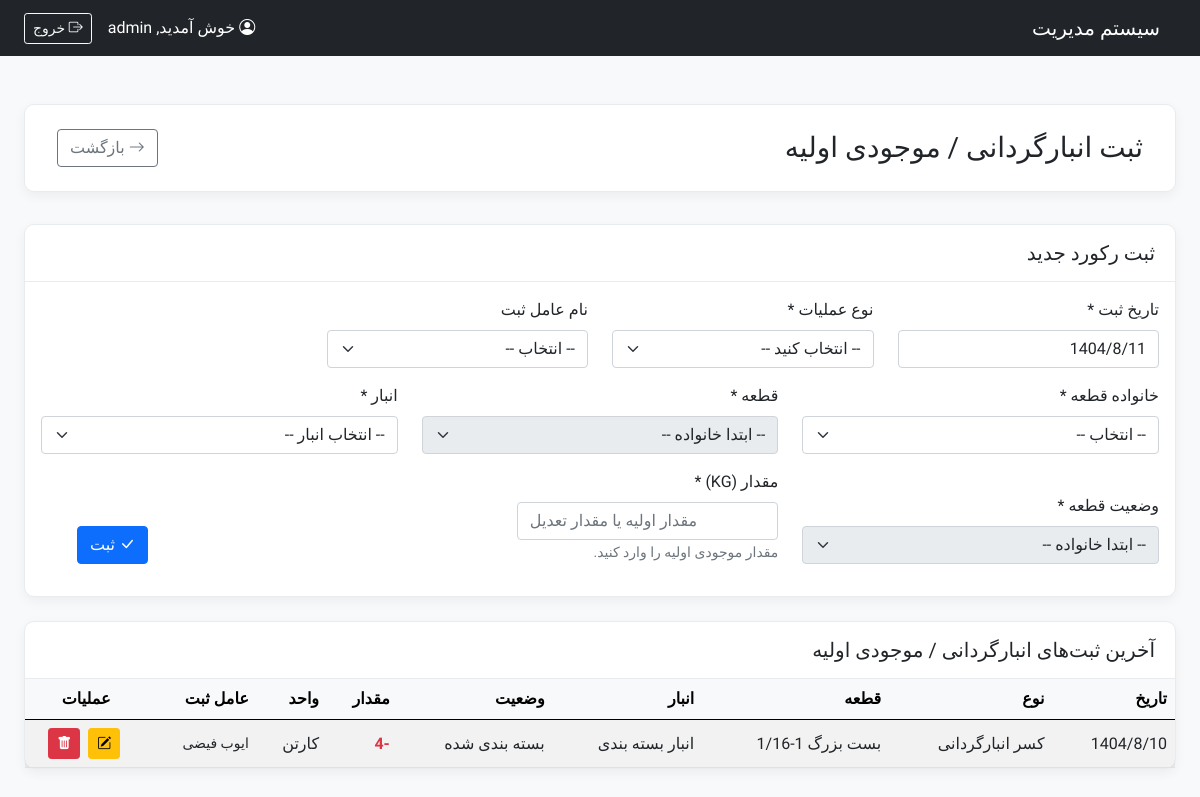
Page /modules/Warehouse/inventory_stocktake.php (signed in) on the committed database.
### tables this page shows
CREATE TABLE `tbl_stock_transactions` (
  `TransactionID` bigint(20) NOT NULL,
  `TransactionDate` timestamp NOT NULL DEFAULT current_timestamp(),
  `PartID` int(11) NOT NULL,
  `FromStationID` int(11) NOT NULL,
  `ToStationID` int(11) NOT NULL,
  `GrossWeightKG` decimal(10,3) DEFAULT NULL COMMENT 'وزن ناخالص با پالت بر حسب کیلوگرم',
  `PalletTypeID` int(11) DEFAULT NULL,
  `PalletWeightKG` decimal(10,3) DEFAULT NULL COMMENT 'وزن پالت ثبت شده در زمان تراکنش بر حسب کیلوگرم',
  `NetWeightKG` decimal(10,3) DEFAULT NULL COMMENT 'وزن خالص محاسبه شده بر حسب کیلوگرم',
  `CartonQuantity` int(11) DEFAULT NULL COMMENT 'تعداد کارتن (برای انبار بسته بندی)',
  `BaseWeightGR` decimal(10,3) DEFAULT NULL COMMENT 'وزن پایه بر حسب گرم',
  `AppliedWeightChangePercent` decimal(5,2) DEFAULT NULL COMMENT 'درصد تغییر وزن فرآیند (از جدول تغییرات وزن - فعلا تعریف نشده)',
  `FinalWeightGR` decimal(10,3) DEFAULT NULL COMMENT 'وزن نهایی قطعه محاسبه شده بر حسب گرم',
  `StatusAfter` varchar(100) DEFAULT NULL COMMENT 'وضعیت قطعه پس از تراکنش (از tbl_routes)',
  `StatusAfterID` int(11) DEFAULT NULL,
  `RouteStatus` enum('Standard','NonStandardPending','NonStandardApproved') NOT NULL DEFAULT 'Standard' COMMENT 'وضعیت مسیر استفاده شده',
  `DeviationID` int(11) DEFAULT NULL COMMENT 'در صورت ارتباط با مجوز ارفاقی',
  `PendingReason` text DEFAULT NULL COMMENT 'دلیل انتظار برای مسیر غیراستاندارد',
  `CreatedBy` int(11) DEFAULT NULL COMMENT 'UserID of creator',
  `OperatorEmployeeID` int(11) DEFAULT NULL COMMENT 'شناسه کارمند عامل ثبت کننده',
  `SenderEmployeeID` int(11) DEFAULT NULL COMMENT 'FK به tbl_employees برای تحویل دهنده',
  `ReceiverID` int(11) DEFAULT NULL COMMENT 'FK به tbl_receivers برای تحویل گیرنده',
  `TransactionTypeID` int(11) DEFAULT NULL COMMENT 'FK to tbl_transaction_types, used for stocktake/adjustments',
  `CreatedAt` timestamp NOT NULL DEFAULT current_timestamp()
);

CREATE TABLE `tbl_transaction_types` (
  `TypeID` int(11) NOT NULL,
  `TypeName` varchar(100) NOT NULL,
  `StockEffect` smallint(6) NOT NULL DEFAULT 0 COMMENT '1 برای افزایش, -1 برای کاهش, 0 بی‌اثر'
);

CREATE TABLE `tbl_parts` (
  `PartID` int(11) NOT NULL,
  `PartCode` varchar(50) NOT NULL,
  `PartName` varchar(150) NOT NULL,
  `Description` text DEFAULT NULL,
  `FamilyID` int(11) DEFAULT NULL,
  `SizeID` int(11) DEFAULT NULL COMMENT 'FK to tbl_part_sizes',
  `BarrelWeight_Solo_KG` decimal(10,2) DEFAULT NULL COMMENT 'ظرفیت بارل (کیلوگرم) اگر قطعه تنها باشد'
);

CREATE TABLE `tbl_stations` (
  `StationID` int(11) NOT NULL,
  `StationName` varchar(100) NOT NULL,
  `StationType` enum('Production','Warehouse','QC','External') NOT NULL COMMENT 'Production, Warehouse, Quality Control, External (e.g., plating service)'
);

CREATE TABLE `tbl_part_statuses` (
  `StatusID` int(11) NOT NULL,
  `StatusName` varchar(100) NOT NULL
);

CREATE TABLE `tbl_employees` (
  `EmployeeID` int(11) NOT NULL,
  `name` varchar(255) NOT NULL,
  `DepartmentID` int(11) DEFAULT NULL,
  `JobTitle` varchar(150) DEFAULT NULL,
  `HireDate` date DEFAULT NULL,
  `Status` enum('Active','Inactive') NOT NULL DEFAULT 'Active'
);

### config/functions.php (called while the page is built, shortened)
<?php
if (!function_exists('jdf_gregorian_to_jalali')) {
    require_once __DIR__ . '/../lib/jdf.php';
}
function to_jalali($gregorian_date) {
    $datetime_parts = explode(' ', $gregorian_date);
    $date_part = $datetime_parts[0];
    $parts = explode('-', $date_part);
    if (count($parts) === 3 && is_numeric($parts[0]) && is_numeric($parts[1]) && is_numeric($parts[2])) {
        list($g_y, $g_m, $g_d) = $parts;
         if ($g_y > 0) {
            return jdf_gregorian_to_jalali($g_y, $g_m, $g_d, '/');
        }
    }
    return '';
}
?>

### lib/jdf.php (called while the page is built, shortened)
<?php
function jdf_div($a,$b)
{
	return (int) ($a / $b);
}
function jdf_gregorian_to_jalali($g_y, $g_m, $g_d, $mod='')
{
	$g_days_in_month = array(31, 28, 31, 30, 31, 30, 31, 31, 30, 31, 30, 31);
	$j_days_in_month = array(31, 31, 31, 31, 31, 31, 30, 30, 30, 30, 30, 29);
	$gy = $g_y-1600;
	$gm = $g_m-1;
	$gd = $g_d-1;
	$g_day_no = 365*$gy+jdf_div($gy+3,4)-jdf_div($gy+99,100)+jdf_div($gy+399,400);
	for ($i=0; $i < $gm; ++$i)
		$g_day_no += $g_days_in_month[$i];
	$g_day_no += $gd;
	$j_day_no = $g_day_no-79;
	$j_np = jdf_div($j_day_no, 12053);
	$j_day_no = $j_day_no % 12053;
	$jy = 979+33*$j_np+4*jdf_div($j_day_no,1461);
	$j_day_no %= 1461;
	if ($j_day_no >= 366)
	{
		$jy += jdf_div($j_day_no-1, 365);
		$j_day_no = ($j_day_no-1)%365;
	}
	for ($i = 0; $i < 11 && $j_day_no >= $j_days_in_month[$i]; ++$i)
		$j_day_no -= $j_days_in_month[$i];
	$jm = $i+1;
	$jd = $j_day_no+1;
	return ($mod=='')?array($jy,$jm,$jd):$jy.$mod.$jm.$mod.$jd;
}
?>

### config/crud_helpers.php (called while the page is built, shortened)
<?php
function find_all(PDO $pdo, string $sql, array $params = []): array
{
    try {
        $stmt = $pdo->prepare($sql);
        $stmt->execute($params);
        return $stmt->fetchAll(PDO::FETCH_ASSOC);
    } catch (PDOException $e) {
        error_log("Error in find_all: " . $e->getMessage() . " | SQL: " . $sql . " | Params: " . print_r($params, true));
        return [];
    }
}
?>

### modules/Warehouse/inventory_stocktake.php (the view, shortened to what this page needs)
<?php
require_once __DIR__ . '/../../config/init.php';
$employees = find_all($pdo, "SELECT EmployeeID, name FROM tbl_employees ORDER BY name");
$quotedTypeNames = implode(',', array_map(function ($name) use ($pdo) {
    return $pdo->quote($name);
}, STOCKTAKE_TYPE_NAMES));
$editMode = false;
$initial_log_date_jalali = $_SESSION['stocktake_log_date'] ?? to_jalali(date('Y-m-d'));
$current_page = isset($_GET['page']) && is_numeric($_GET['page']) ? (int)$_GET['page'] : 1;
$offset = ($current_page - 1) * RECORDS_PER_PAGE;
$history_query = "
    SELECT t.*, p.PartName, s.StationName, tt.TypeName as TransactionTypeName, tt.StockEffect, ps.StatusName as StatusAfterName, op.name as OperatorName
    FROM tbl_stock_transactions t
    JOIN tbl_parts p ON t.PartID = p.PartID
    JOIN tbl_stations s ON t.ToStationID = s.StationID /* Assume ToStation is the relevant warehouse */
    JOIN tbl_transaction_types tt ON t.TransactionTypeID = tt.TypeID
    LEFT JOIN tbl_part_statuses ps ON t.StatusAfterID = ps.StatusID
    LEFT JOIN tbl_employees op ON t.OperatorEmployeeID = op.EmployeeID
    WHERE tt.TypeName IN ($quotedTypeNames)
    ORDER BY t.TransactionDate DESC, t.TransactionID DESC
    LIMIT :limit OFFSET :offset
";
$history_stmt = $pdo->prepare($history_query);
$history_stmt->bindValue(':limit', RECORDS_PER_PAGE, PDO::PARAM_INT);
$history_stmt->bindValue(':offset', $offset, PDO::PARAM_INT);
$history_stmt->execute();
$recentStocktakes = $history_stmt->fetchAll(PDO::FETCH_ASSOC);
$pageTitle = "ثبت انبارگردانی / موجودی اولیه";
include __DIR__ . '/../../templates/header.php';
?>
<div class="page-header d-flex justify-content-between align-items-center">
    <h1 class="h3 mb-0"><?php echo $pageTitle; ?></h1>
    <a href="index.php" class="btn btn-outline-secondary"><i class="bi bi-arrow-right"></i> بازگشت</a>
</div>
<form id="stocktake-form">
    <div class="card content-card mb-4">
        <div class="card-header d-flex justify-content-between align-items-center">
            <h5 class="mb-0"><?php echo $editMode ? 'ویرایش رکورد انبارگردانی' : 'ثبت رکورد جدید'; ?></h5>
        </div>
        <div class="card-body">
            <div class="row">
                <div class="col-md-3 mb-3">
                    <label for="transaction_date" class="form-label">تاریخ ثبت *</label>
                    <input type="text" id="transaction_date" name="transaction_date" class="form-control persian-date persistent-input" data-session-key="stocktake_log_date"
                           value="<?php echo $initial_log_date_jalali; ?>" required>
                </div>
                 <div class="col-md-3 mb-3">
                    <label for="transaction_type_id" class="form-label">نوع عملیات *</label>
                    <select id="transaction_type_id" name="transaction_type_id" class="form-select" required>
                        <option value="">-- انتخاب کنید --</option>
                    </select>
                </div>
                 <div class="col-md-3 mb-3">
                    <label for="operator_employee_id" class="form-label">نام عامل ثبت</label>
                    <select id="operator_employee_id" name="operator_employee_id" class="form-select">
                        <option value="">-- انتخاب --</option>
                    </select>
                </div>
            </div>
            <div class="row">
                 <div class="col-md-4 mb-3">
                     <label for="family_id" class="form-label">خانواده قطعه *</label>
                     <select id="family_id" name="family_id" class="form-select" required>
                         <option value="">-- انتخاب --</option>
                     </select>
                 </div>
                 <div class="col-md-4 mb-3">
                      <label for="part_id" class="form-label">قطعه *</label>
                      <select id="part_id" name="part_id" class="form-select" required disabled>
                         <option value="">-- ابتدا خانواده --</option>
                      </select>
                 </div>
                 <div class="col-md-4 mb-3">
                    <label for="station_id" class="form-label">انبار *</label>
                    <select id="station_id" name="station_id" class="form-select" required>
                        <option value="">-- انتخاب انبار --</option>
                    </select>
                </div>
            </div>
            <div class="row align-items-end">
                 <div class="col-md-4 mb-3">
                    <label for="status_after_id" class="form-label">وضعیت قطعه *</label>
                    <select id="status_after_id" name="status_after_id" class="form-select" required disabled>
                         <option value="">-- ابتدا خانواده --</option>
                    </select>
                </div>
                 <div class="col-md-3 mb-3">
                     <label for="quantity_kg" class="form-label" id="quantity_label">مقدار (KG) *</label>
                     <input type="number" step="0.001" id="quantity_kg" name="quantity_kg" class="form-control" placeholder="مقدار اولیه یا مقدار تعدیل" required>
                      <small id="quantity-help" class="form-text text-muted"></small>
                 </div>
                 <div class="col-md-5 mb-3 text-end">
                     <button type="submit" id="submit-button" class="btn <?php echo $editMode ? 'btn-warning' : 'btn-primary'; ?>">
                         <i class="bi <?php echo $editMode ? 'bi-save' : 'bi-check-lg'; ?>"></i> <?php echo $editMode ? 'ذخیره تغییرات' : 'ثبت'; ?>
                     </button>
                 </div>
            </div>
        </div>
    </div>
</form>
<div class="card content-card mt-4">
    <div class="card-header"><h5 class="mb-0">آخرین ثبت‌های انبارگردانی / موجودی اولیه</h5></div>
    <div class="card-body p-0">
        <div class="table-responsive">
            <table class="table table-striped table-hover table-sm mb-0">
                <thead>
                    <tr>
                        <th class="p-2">تاریخ</th>
                        <th class="p-2">نوع</th>
                        <th class="p-2">قطعه</th>
                        <th class="p-2">انبار</th>
                        <th class="p-2">وضعیت</th>
                        <th class="p-2">مقدار</th>
                        <th class="p-2">واحد</th>
                        <th class="p-2">عامل ثبت</th>
                        <th class="p-2 text-center">عملیات</th>
                    </tr>
                </thead>
                <tbody id="history-tbody">
                    <?php if (empty($recentStocktakes)): ?>
                        <tr><td colspan="9" class="text-center p-3 text-muted">هنوز رکوردی ثبت نشده است.</td></tr>
                    <?php else: ?>
                        <?php foreach($recentStocktakes as $tx):
                             $isCartonHistory = ($tx['ToStationID'] == CARTON_WAREHOUSE_STATION_ID);
                             $quantity = $isCartonHistory ? (int)($tx['CartonQuantity'] ?? 0) : (float)($tx['NetWeightKG'] ?? 0);
                             $effect = (int)($tx['StockEffect'] ?? 0);
                             $displayQuantity = $isCartonHistory ? abs($quantity) : number_format(abs($quantity), 3);
                             $quantityClass = ($effect > 0) ? 'text-success' : (($effect < 0) ? 'text-danger' : '');
                             $quantityPrefix = ($effect < 0) ? '-' : (($effect > 0 && $tx['TransactionTypeName'] != 'موجودی اولیه') ? '+' : '');
                             $unitDisplay = $isCartonHistory ? 'کارتن' : 'KG';
                        ?>
                        <tr>
                            <td class="p-2"><?php echo to_jalali($tx['TransactionDate']); ?></td>
                            <td class="p-2"><?php echo htmlspecialchars($tx['TransactionTypeName']); ?></td>
                            <td class="p-2"><?php echo htmlspecialchars($tx['PartName']); ?></td>
                            <td class="p-2"><?php echo htmlspecialchars($tx['StationName']); ?></td>
                            <td class="p-2"><?php echo htmlspecialchars($tx['StatusAfterName'] ?: '-- بدون وضعیت --'); ?></td>
                            <td class="p-2 fw-bold <?php echo $quantityClass; ?>"><?php echo $quantityPrefix . $displayQuantity; ?></td>
                            <td class="p-2"><?php echo $unitDisplay; ?></td>
                            <td class="p-2 small"><?php echo htmlspecialchars($tx['OperatorName'] ?? '-'); ?></td>
                            <td class="p-2 text-center text-nowrap">
                                <a href="?edit_id=<?php echo (int)$tx['TransactionID']; ?>&page=<?php echo $current_page; ?>" class="btn btn-warning btn-sm me-1" title="ویرایش">
                                    <i class="bi bi-pencil-square"></i>
                                </a>
                                <button type="button" class="btn btn-danger btn-sm delete-btn" data-tx-id="<?php echo (int)$tx['TransactionID']; ?>" data-bs-toggle="modal" data-bs-target="#deleteConfirmModal" title="حذف">
                                    <i class="bi bi-trash-fill"></i>
                                </button>
                            </td>
                        </tr>
                        <?php endforeach; ?>
                    <?php endif; ?>
                </tbody>
            </table>
        </div>
    </div>
</div>
<?php include __DIR__ . '/../../templates/footer.php'; ?>

### assets/css/style.css (style rules this page uses)
body { font-family: 'Vazirmatn', sans-serif; background-color: #f4f7f9; }
.page-header { background-color: #ffffff; padding: 1.5rem 2rem; border-radius: 10px; margin-bottom: 2rem; box-shadow: 0 4px 12px rgba(0,0,0,0.05); border: 1px solid #e9ecef; }
.content-card { border: 1px solid #e9ecef; border-radius: 10px; box-shadow: 0 4px 12px rgba(0,0,0,0.05); background-color: #ffffff; }
.content-card .card-header { background-color: transparent; border-bottom: 1px solid #e9ecef; font-weight: 600; font-size: 1.1rem; padding: 1rem 1.25rem; }
.table th { font-weight: 600; white-space: nowrap; background-color: #f8f9fa; }
.table td { vertical-align: middle; }

### rows in the picture
tbl_stock_transactions: TransactionDate "1404/8/10", TransactionTypeID.TypeName "کسر انبارگردانی", PartID.PartName "بست بزرگ 1-1/16", FromStationID.StationName "انبار بسته بندی", StatusAfterID.StatusName "بسته بندی شده", TransactionTypeID.StockEffect "-", displayQuantity "4", ToStationID "کارتن", OperatorEmployeeID.name "ایوب فیضی"

### other values in the picture
$_SESSION['username'] "admin"
$pageTitle "ثبت انبارگردانی / موجودی اولیه"
